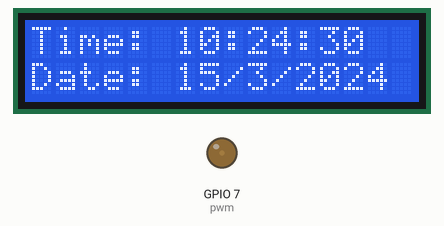
Bench run of a program on a simulated ESP32 board running MicroPython. Parts: 16×2 character LCD, output pins drawn as LEDs (lit = HIGH). The clock reads 2024-03-15 10:24:30 at power-on unless the program sets it; library files of the repository ran but are not shown: lcd_api.py; pins used as bus, display or sensor lines are not drawn; what the program prints to the serial console is not drawn.

Above: at 0.1 s.
At 4.3 s:
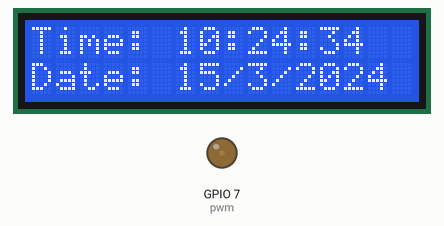
At 9.6 s:
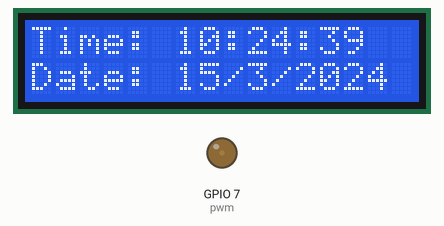
At 19.0 s:
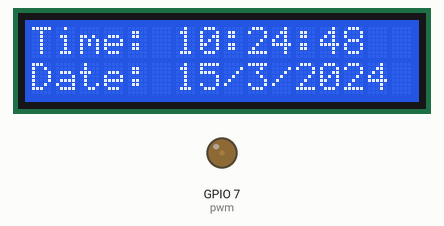
At 28.5 s:
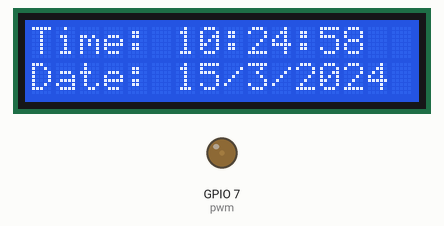
At 39.0 s:
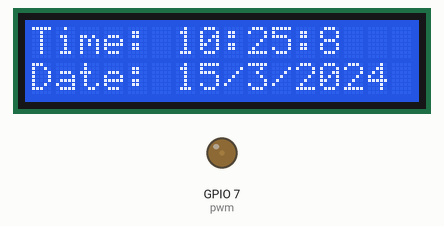

Measured:
- what the display in image 0 shows lasts 1.0 s, from 0.1 s to 1.1 s

The program:

display_time_on_lcd.py
```python
import DS1302
from machine import Pin,PWM
from time import sleep
from gpio_lcd import GpioLcd

# Creating PWM, PWM represents the contrast of the words written on the 16X2 display.
pwm = PWM(Pin(7))
pwm.freq(50)
pwm.duty_ns(1500000)

# Create the LCD object
lcd = GpioLcd(rs_pin=Pin(8),
              enable_pin=Pin(9),
              d4_pin=Pin(10),
              d5_pin=Pin(11),
              d6_pin=Pin(12),
              d7_pin=Pin(13),
              num_lines=2, num_columns=16)

# Initializing Pins for Clk,Dat,Rst
ds = DS1302.DS1302(clk=Pin(0), dio=Pin(1), cs=Pin(2))

# this returns the already running date time
ds.date_time()

""" this is used to set the date time but no need to run it every time because once you have save the datetime
then it can last upto 30days in the cmos battery so just use ds.date_time() to get back previous time which is
running till now"""
#ds.date_time([2022,11,12,02,20,30])

# this start the clock
ds.start()

print(type(ds.month()))
while True:
    # Printing time on the LCD
    lcd.clear()
    lcd.move_to(0,0)
    print(f"Time: {str(ds.hour())}:{str(ds.minute())}:{str(ds.second())}")
    lcd.putstr(f"Time: {str(ds.hour())}:{str(ds.minute())}:{str(ds.second())}")
    lcd.move_to(0,1)
    print(f"Date: {str(ds.day())}/{str(ds.month())}/{str(ds.year())}")
    lcd.putstr(f"Date: {str(ds.day())}/{str(ds.month())}/{str(ds.year())}")
    sleep(1)
```

gpio_lcd.py
```python
"""Implements a HD44780 character LCD connected via ESP32 GPIO pins."""

from lcd_api import LcdApi
from machine import Pin
from utime import sleep_ms, sleep_us


class GpioLcd(LcdApi):
    """Implements a HD44780 character LCD connected via ESP32 GPIO pins."""

    def __init__(self, rs_pin, enable_pin, d0_pin=None, d1_pin=None,
                 d2_pin=None, d3_pin=None, d4_pin=None, d5_pin=None,
                 d6_pin=None, d7_pin=None, rw_pin=None, backlight_pin=None,
                 num_lines=2, num_columns=16):
        """Constructs the GpioLcd object. All of the arguments must be machine.Pin
        objects which describe which pin the given line from the LCD is
        connected to.
        When used in 4-bit mode, only D4, D5, D6, and D7 are physically
        connected to the LCD panel. This function allows you call it like
        GpioLcd(rs, enable, D4, D5, D6, D7) and it will interpret that as
        if you had actually called:
        GpioLcd(rs, enable, d4=D4, d5=D5, d6=D6, d7=D7)
        The enable 8-bit mode, you need pass d0 through d7.
        The rw pin isn't used by this library, but if you specify it, then
        it will be set low.
        """
        self.rs_pin = rs_pin
        self.enable_pin = enable_pin
        self.rw_pin = rw_pin
        self.backlight_pin = backlight_pin
        self._4bit = True
        if d4_pin and d5_pin and d6_pin and d7_pin:
            self.d0_pin = d0_pin
            self.d1_pin = d1_pin
            self.d2_pin = d2_pin
            self.d3_pin = d3_pin
            self.d4_pin = d4_pin
            self.d5_pin = d5_pin
            self.d6_pin = d6_pin
            self.d7_pin = d7_pin
            if self.d0_pin and self.d1_pin and self.d2_pin and self.d3_pin:
                self._4bit = False
        else:
            # This is really 4-bit mode, and the 4 data pins were just
            # passed as the first 4 arguments, so we switch things around.
            self.d0_pin = None
            self.d1_pin = None
            self.d2_pin = None
            self.d3_pin = None
            self.d4_pin = d0_pin
            self.d5_pin = d1_pin
            self.d6_pin = d2_pin
            self.d7_pin = d3_pin
        self.rs_pin.init(Pin.OUT)
        self.rs_pin.value(0)
        if self.rw_pin:
            self.rw_pin.init(Pin.OUT)
            self.rw_pin.value(0)
        self.enable_pin.init(Pin.OUT)
        self.enable_pin.value(0)
        self.d4_pin.init(Pin.OUT)
        self.d5_pin.init(Pin.OUT)
        self.d6_pin.init(Pin.OUT)
        self.d7_pin.init(Pin.OUT)
        self.d4_pin.value(0)
        self.d5_pin.value(0)
        self.d6_pin.value(0)
        self.d7_pin.value(0)
        if not self._4bit:
            self.d0_pin.init(Pin.OUT)
            self.d1_pin.init(Pin.OUT)
            self.d2_pin.init(Pin.OUT)
            self.d3_pin.init(Pin.OUT)
            self.d0_pin.value(0)
            self.d1_pin.value(0)
            self.d2_pin.value(0)
            self.d3_pin.value(0)
        if self.backlight_pin is not None:
            self.backlight_pin.init(Pin.OUT)
            self.backlight_pin.value(0)

        # See about splitting this into begin

        sleep_ms(20)   # Allow LCD time to powerup
        # Send reset 3 times
        self.hal_write_init_nibble(self.LCD_FUNCTION_RESET)
        sleep_ms(5)    # need to delay at least 4.1 msec
        self.hal_write_init_nibble(self.LCD_FUNCTION_RESET)
        sleep_ms(1)
        self.hal_write_init_nibble(self.LCD_FUNCTION_RESET)
        sleep_ms(1)
        cmd = self.LCD_FUNCTION
        if not self._4bit:
            cmd |= self.LCD_FUNCTION_8BIT
        self.hal_write_init_nibble(cmd)
        sleep_ms(1)
        LcdApi.__init__(self, num_lines, num_columns)
        if num_lines > 1:
            cmd |= self.LCD_FUNCTION_2LINES
        self.hal_write_command(cmd)

    def hal_pulse_enable(self):
        """Pulse the enable line high, and then low again."""
        self.enable_pin.value(0)
        sleep_us(1)
        self.enable_pin.value(1)
        sleep_us(1)       # Enable pulse needs to be > 450 nsec
        self.enable_pin.value(0)
        sleep_us(100)     # Commands need > 37us to settle

    def hal_write_init_nibble(self, nibble):
        """Writes an initialization nibble to the LCD.
        This particular function is only used during initialization.
        """
        self.hal_write_4bits(nibble >> 4)

    def hal_backlight_on(self):
        """Allows the hal layer to turn the backlight on."""
        if self.backlight_pin:
            self.backlight_pin.value(1)

    def hal_backlight_off(self):
        """Allows the hal layer to turn the backlight off."""
        if self.backlight_pin:
            self.backlight_pin.value(0)

    def hal_write_command(self, cmd):
        """Writes a command to the LCD.
        Data is latched on the falling edge of E.
        """
        self.rs_pin.value(0)
        self.hal_write_8bits(cmd)
        if cmd <= 3:
            # The home and clear commands require a worst
            # case delay of 4.1 msec
            sleep_ms(5)

    def hal_write_data(self, data):
        """Write data to the LCD."""
        self.rs_pin.value(1)
        self.hal_write_8bits(data)

    def hal_write_8bits(self, value):
        """Writes 8 bits of data to the LCD."""
        if self.rw_pin:
            self.rw_pin.value(0)
        if self._4bit:
            self.hal_write_4bits(value >> 4)
            self.hal_write_4bits(value)
        else:
            self.d3_pin.value(value & 0x08)
            self.d2_pin.value(value & 0x04)
            self.d1_pin.value(value & 0x02)
            self.d0_pin.value(value & 0x01)
            self.hal_write_4bits(value >> 4)

    def hal_write_4bits(self, nibble):
        """Writes 4 bits of data to the LCD."""
        self.d7_pin.value(nibble & 0x08)
        self.d6_pin.value(nibble & 0x04)
        self.d5_pin.value(nibble & 0x02)
        self.d4_pin.value(nibble & 0x01)
        self.hal_pulse_enable()
```
